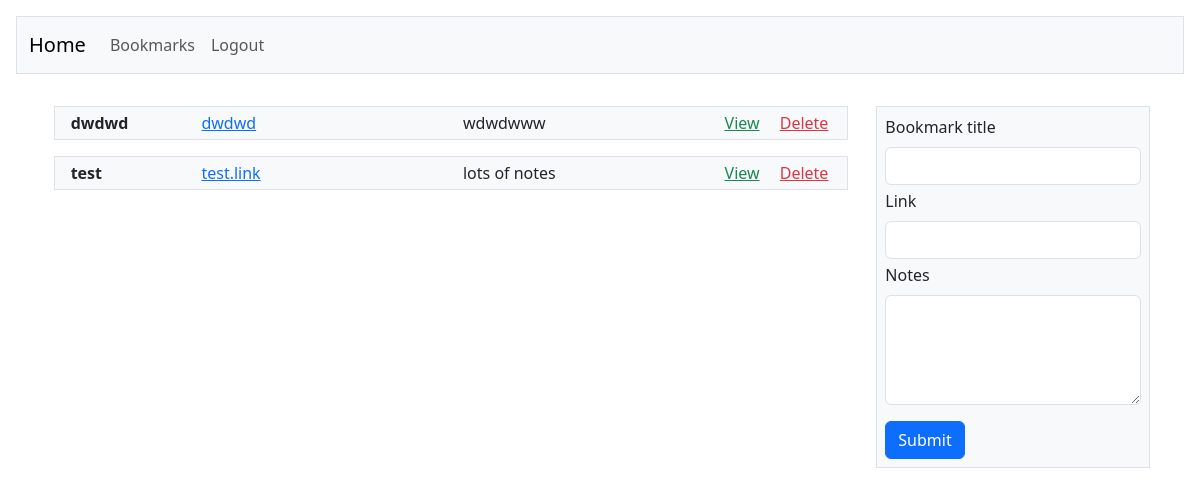
The page /userhome (signed in) on the database as committed earlier.
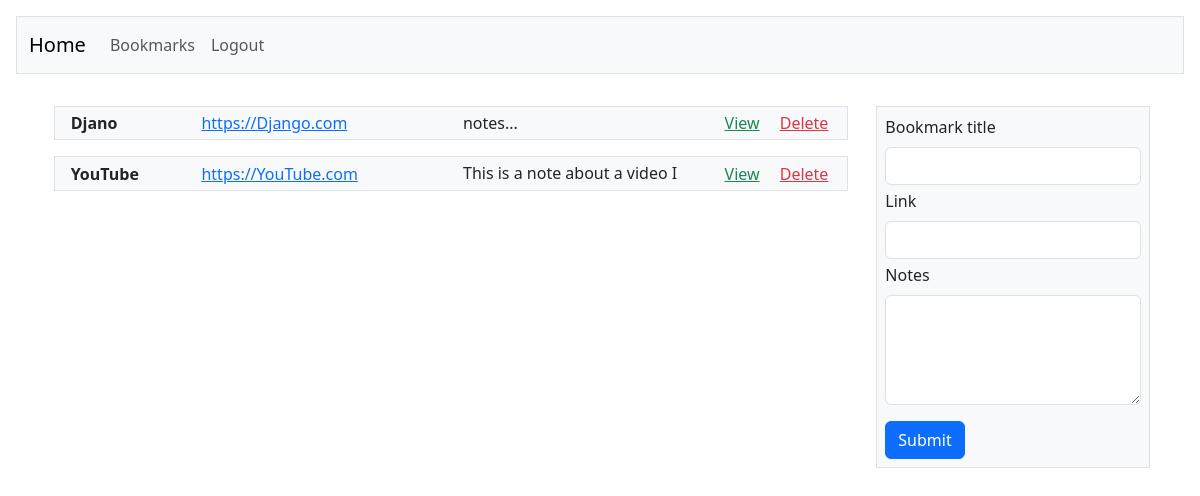
The same page on the database as committed later.
### bookmarks_main/models.py (models this page shows, shortened)
class Saved_Bookmarks(models.Model):
    bookmark_title = models.CharField(max_length=250)
    bookmark_address = models.CharField(max_length=1_000)
    bookmark_notes = models.CharField(max_length=100_000, null=True, blank=False)
    bookmark_save_date = models.DateTimeField(auto_now_add=True)
    author = models.ForeignKey(User, on_delete=models.CASCADE)

### bookmarks_main/views.py (the view, shortened to what this page needs)
# urls.py: path('userhome', views.userhome, name='home-page'),
def userhome(request):
    context = {}
    bookmarks = Saved_Bookmarks.objects.filter(author=request.user.id).order_by('-bookmark_save_date')
    context['bookmarks'] = bookmarks
    if request.method == 'POST' and 'delete_bookmark' in request.POST:
        delete_bookmark(request, request.POST['bookmark_id'])
        return HttpResponseRedirect('')
    return render(request, 'bookmarks_main/index.html', context)

### bookmarks_main/templates/bookmarks_main/index.html (shortened to what this page needs)
{% extends './template.html' %}
{% block content %}
    <div class="row mb-3 d-flex justify-content-center">
        <div class="col-lg-3 order-lg-2 ">
            <form method="post">
                    <div class="bg-light p-2 mt-3 border">
                        <label class="form-label">Bookmark title</label>
                        <input type="text" name="new_bookmark_title" class="form-control">
                        <label class="form-label mt-1">Link</label>
                        <input type="text" name="new_bookmark_address" class="form-control">
                        <label class="form-label mt-1">Notes</label>
                        <textarea name="new_bookmark_notes" rows="4" cols="28" class="form-control"></textarea>
                        <input class="btn btn-primary mt-3" type="submit" name="submit_new_bookmark" value="Submit">
                    </div>
            </form>
        </div>
        <div class="col-lg-8 order-lg-1 ms-3 me-3">
            {% if user.is_authenticated %}
                    {% for bookmark in bookmarks %}
                        <form method="post">
                            <div class="row p-1 mt-3 bg-light d-flex align-items-center border">
                                <div class="col-2">
                                    <p class="card-title fw-bold">{{bookmark.bookmark_title}}</p>
                                </div>
                                <div class="col-md-4 text-break overflow-auto">
                                    <p class="card-text" style="max-height:25px;">
                                        <a href="{{bookmark.bookmark_address}}">{{bookmark.bookmark_address}}</a><br>
                                    </p>
                                </div>
                                <div class="col-md-4 text-break overflow-auto">
                                    <p class="card-text" style="max-height:25px;">{{bookmark.bookmark_notes}}</p>
                                </div>
                                <div class="col-md-2">
                                    <a href="{% url 'edit-bookmark' bookmark.id %}" class="text-success me-3">View</a>
                                    <a href="{% url 'delete-bookmark' bookmark.id %}" class="text-danger">Delete</a>
                                </div>
                            </div>
                        </form>
                    {% endfor %}
        </div>
    </div>
    {% else %}
        <p class="text-danger">You must be logged in to see this content</p>
    {% endif %}
{% endblock %}

### bookmarks_main/templates/bookmarks_main/template.html (shortened to what this page needs)
{% load static %}
<!DOCTYPE html>
<html lang="en">
  <head>
    <link href="https://cdn.jsdelivr.net/npm/bootstrap@5.3.0-alpha1/dist/css/bootstrap.min.css" rel="stylesheet">
  </head>
  <body class="m-3">
    <nav class="navbar navbar-expand-sm navbar-light bg-light mb-3 border">
      <div class="container-fluid">
        <a class="navbar-brand" href="{% url 'home-main' %}">Home</a>
          <div class="collapse navbar-collapse" id="navbarNav">
            <ul class="navbar-nav">
              {% if user.is_authenticated %}
                <li class="nav-item">
                  <a class="nav-link" href="{% url 'home-page' %}">Bookmarks</a>
                </li>
                <li class="nav-item">
                  <a class="nav-link" href="{% url 'logout' %}">Logout</a>
                </li>
              {% endif %}
            </ul>
      </div>
    </nav>
    <main>
      {% block content %}{% endblock %}
  </main>
  </body>
</html>

Rows that differ between the two databases and show on the page:
removed Saved_Bookmarks: bookmark_title "dwdwd", bookmark_address "dwdwd", bookmark_notes "wdwdwww"
removed Saved_Bookmarks: bookmark_title "test", bookmark_address "test.link", bookmark_notes "lots of notes"
added Saved_Bookmarks: bookmark_title "Djano", bookmark_address "https://Django.com", bookmark_notes "notes..."
added Saved_Bookmarks: bookmark_title "YouTube", bookmark_address "https://YouTube.com", bookmark_notes "This is a note about a video I…"
